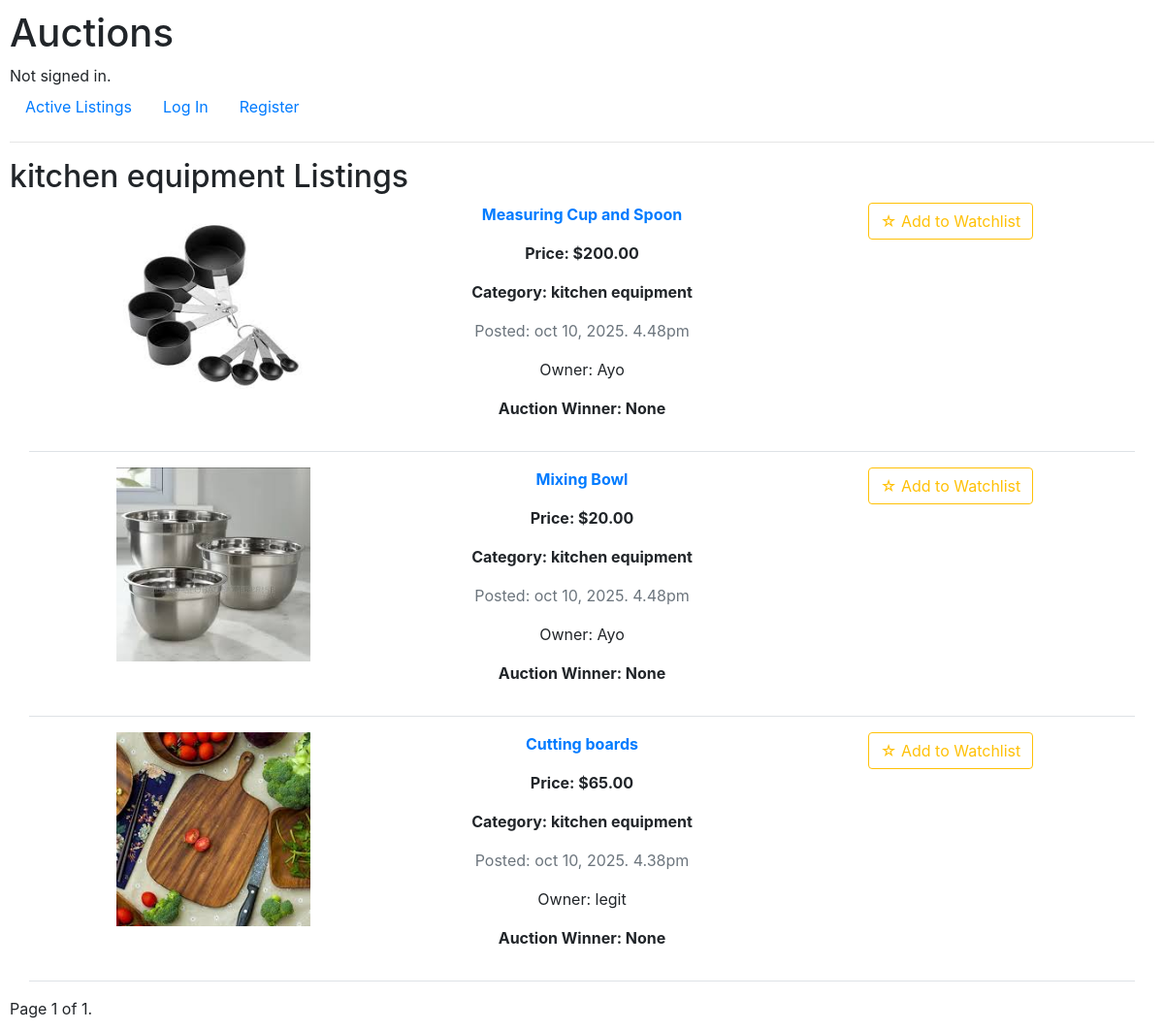
Page /category/4 on the committed database.
### auctions/models.py (models this page shows, shortened)
class Category(models.Model):
    name = models.CharField(max_length=64, unique=True)
    class Meta:
        verbose_name_plural = "Categories"
    def __str__(self):
        return self.name

class Listing(models.Model):
    title = models.CharField(max_length=64, unique=True, validators=[validate_listing_title])
    description = models.CharField(max_length=512)
    starting_price = models.DecimalField(max_digits=10, decimal_places=2)  # Initial price
    current_price = models.DecimalField(max_digits=10, decimal_places=2, null=True, blank=True)  # Highest bid
    image = models.ImageField(upload_to='images/', null=True, blank=True)
    category = models.ForeignKey(Category, on_delete=models.CASCADE, null=True, blank=True)
    is_active = models.BooleanField(default=True)
    watchlist = models.ManyToManyField(User, blank=True, related_name="watchlisted_items")
    owner = models.ForeignKey(User, on_delete=models.CASCADE, related_name="listings_owned")
    bidders = models.ManyToManyField(User, through='Bid', related_name='bids', blank=True)  # Changed to plural
    winner = models.ForeignKey(User, on_delete=models.SET_NULL, related_name="listings_won", null=True, blank=True)  # Changed to SET_NULL
    created_date = models.DateTimeField(auto_now_add=True)
    end_date = models.DateTimeField(null=True, blank=True)  # Optional: auction end time
    def get_highest_bid(self):
        return self.bid_set.order_by('-amount').first()
    def close_auction(self):
        highest_bid = self.get_highest_bid()
        if highest_bid:
            self.winner = highest_bid.user
            self.is_active = False
            self.save()
            return self.winner
        return None

class User(AbstractUser):
    phone_number = models.CharField(max_length=12, blank=True)
    created_date = models.DateTimeField(auto_now_add=True)
    modified_date = models.DateTimeField(auto_now=True)
    is_admin = models.BooleanField(default=False)

### auctions/views.py (the view)
# urls.py: path("category/<int:category_id>", views.category, name="category"),
def category(request, category_id):
    category = get_object_or_404(Category, id=category_id)
    listings = Listing.objects.filter(category=category, is_active=True).order_by('-created_date')
    paginator = Paginator(listings, 10)  # 10 items per page
    page_number = request.GET.get('page')
    page_obj = paginator.get_page(page_number)
    return render(request, "auctions/category.html", {
        "category": category,
        "page_obj": page_obj
    })

### auctions/templates/auctions/category.html (shortened to what this page needs)
{% extends "auctions/layout.html" %}
{% load static %}
{% block body %}
    <h2>{{category}} Listings</h2>
    <div class="container text-center">
        {% if page_obj %}
        {% for listing in page_obj %}
        <div class="row align-items-start pb-3 mb-3 border-bottom">
            <div class="col">
                {% if listing.image %}
                <img src="{{ listing.image.url }}" alt="Image for {{ listing.title }}" style="max-width:200px; max-height:200px;">
                {% else %}
                <p>No image available</p>
                {% endif %}
            </div>
            <div class="col">
                <p class="font-weight-bold"><a href="{% url 'listing_detail' listing.id %}">{{ listing.title }}</a></p>
                <p class="font-weight-bold">Price: ${{ listing.current_price }}</p>
                <p class="font-weight-bold">Category: {{ listing.category.name|default:"Uncategorized" }}</p>
                <p class="text-muted">Posted: {{ listing.created_date|date:"M j, Y. g.iA"|lower }}</p>
                <p>Owner: {{ listing.owner.username }}</p>
                <p class="font-weight-bold">Auction Winner: {{ listing.close_auction }}</p>
            </div>
            <div class="col">
                <button class="watchlist-btn btn {% if user in listing.watchlist.all %}btn-warning{% else %}btn-outline-warning{% endif %}"
                        data-listing-id="{{ listing.id }}"
                        data-url="{% url 'toggle_watchlist' listing.id %}">
                    {% if user in listing.watchlist.all %}
                        ★ Remove from Watchlist
                    {% else %}
                        ☆ Add to Watchlist
                    {% endif %}
                </button>
            </div>
        </div>
        {% endfor %}
    </div>
    {% else %}
    <p> No listings available. </p>
    {% endif %}
    <div class="pagination">
        <span class="page-links">
            <span class="current">
                Page {{ page_obj.number }} of {{ page_obj.paginator.num_pages }}.
            </span>
        </span>
    </div>
{% endblock %}

### auctions/static/auctions/styles.css (style rules this page uses)
body { padding: 10px; }

### rows in the picture
Category: name "kitchen equipment"
Listing: image (picture), title "Measuring Cup and Spoon", current_price "200.00", category.name "kitchen equipment", created_date "oct 10, 2025. 4.48pm", owner.username "Ayo", close_auction "None", shows "☆ Add to Watchlist"
Listing: image (picture), title "Mixing Bowl", current_price "20.00", category.name "kitchen equipment", created_date "oct 10, 2025. 4.48pm", owner.username "Ayo", close_auction "None", shows "☆ Add to Watchlist"
Listing: image (picture), title "Cutting boards", current_price "65.00", category.name "kitchen equipment", created_date "oct 10, 2025. 4.38pm", owner.username "legit", close_auction "None", shows "☆ Add to Watchlist"

### other values in the picture
{{ page_obj.number }} "1"
{{ page_obj.paginator.num_pages }} "1"
